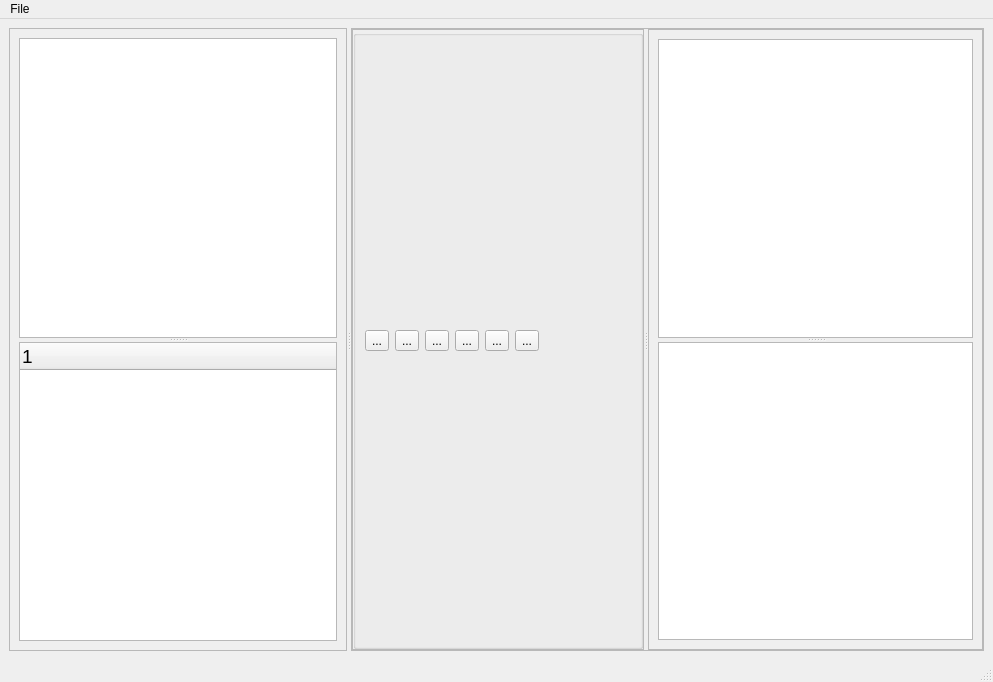
<?xml version="1.0" encoding="UTF-8"?>
<ui version="4.0">
 <class>MainWindow</class>
 <widget class="QMainWindow" name="MainWindow">
  <property name="geometry">
   <rect>
    <x>0</x>
    <y>0</y>
    <width>993</width>
    <height>682</height>
   </rect>
  </property>
  <property name="windowTitle">
   <string>MainWindow</string>
  </property>
  <widget class="QWidget" name="centralwidget">
   <layout class="QHBoxLayout" name="horizontalLayout_2">
    <item>
     <widget class="QSplitter" name="splitter_4">
      <property name="orientation">
       <enum>Qt::Horizontal</enum>
      </property>
      <widget class="QFrame" name="frame_2">
       <property name="minimumSize">
        <size>
         <width>50</width>
         <height>0</height>
        </size>
       </property>
       <property name="frameShape">
        <enum>QFrame::StyledPanel</enum>
       </property>
       <property name="frameShadow">
        <enum>QFrame::Raised</enum>
       </property>
       <layout class="QVBoxLayout" name="verticalLayout_5">
        <item>
         <widget class="QWidget" name="widget" native="true">
          <property name="minimumSize">
           <size>
            <width>33</width>
            <height>0</height>
           </size>
          </property>
          <layout class="QVBoxLayout" name="verticalLayout_2">
           <property name="spacing">
            <number>0</number>
           </property>
           <property name="leftMargin">
            <number>0</number>
           </property>
           <property name="topMargin">
            <number>0</number>
           </property>
           <property name="rightMargin">
            <number>0</number>
           </property>
           <property name="bottomMargin">
            <number>0</number>
           </property>
           <item>
            <widget class="QSplitter" name="splitter">
             <property name="orientation">
              <enum>Qt::Vertical</enum>
             </property>
             <widget class="QListWidget" name="list1">
              <property name="minimumSize">
               <size>
                <width>44</width>
                <height>44</height>
               </size>
              </property>
              <property name="maximumSize">
               <size>
                <width>16777215</width>
                <height>16777215</height>
               </size>
              </property>
              <property name="font">
               <font>
                <pointsize>14</pointsize>
               </font>
              </property>
              <property name="modelColumn">
               <number>0</number>
              </property>
             </widget>
             <widget class="QTreeWidget" name="tree1">
              <property name="minimumSize">
               <size>
                <width>44</width>
                <height>44</height>
               </size>
              </property>
              <property name="font">
               <font>
                <pointsize>14</pointsize>
               </font>
              </property>
              <column>
               <property name="text">
                <string notr="true">1</string>
               </property>
              </column>
             </widget>
            </widget>
           </item>
          </layout>
         </widget>
        </item>
       </layout>
      </widget>
      <widget class="QFrame" name="frame">
       <property name="frameShape">
        <enum>QFrame::StyledPanel</enum>
       </property>
       <property name="frameShadow">
        <enum>QFrame::Raised</enum>
       </property>
       <layout class="QVBoxLayout" name="verticalLayout_6">
        <property name="spacing">
         <number>0</number>
        </property>
        <property name="leftMargin">
         <number>0</number>
        </property>
        <property name="topMargin">
         <number>0</number>
        </property>
        <property name="rightMargin">
         <number>0</number>
        </property>
        <property name="bottomMargin">
         <number>0</number>
        </property>
        <item>
         <widget class="QWidget" name="widget_3" native="true">
          <layout class="QHBoxLayout" name="horizontalLayout_3">
           <property name="spacing">
            <number>0</number>
           </property>
           <property name="leftMargin">
            <number>0</number>
           </property>
           <property name="topMargin">
            <number>0</number>
           </property>
           <property name="rightMargin">
            <number>0</number>
           </property>
           <property name="bottomMargin">
            <number>0</number>
           </property>
           <item>
            <widget class="QSplitter" name="splitter_2">
             <property name="orientation">
              <enum>Qt::Horizontal</enum>
             </property>
             <widget class="QFrame" name="frame_4">
              <property name="frameShape">
               <enum>QFrame::StyledPanel</enum>
              </property>
              <property name="frameShadow">
               <enum>QFrame::Raised</enum>
              </property>
              <layout class="QVBoxLayout" name="verticalLayout_3">
               <property name="leftMargin">
                <number>0</number>
               </property>
               <property name="topMargin">
                <number>0</number>
               </property>
               <property name="rightMargin">
                <number>0</number>
               </property>
               <property name="bottomMargin">
                <number>0</number>
               </property>
               <item>
                <widget class="QGroupBox" name="boxMiddle">
                 <property name="title">
                  <string/>
                 </property>
                 <layout class="QVBoxLayout" name="verticalLayout">
                  <property name="spacing">
                   <number>0</number>
                  </property>
                  <property name="leftMargin">
                   <number>0</number>
                  </property>
                  <property name="topMargin">
                   <number>0</number>
                  </property>
                  <property name="rightMargin">
                   <number>0</number>
                  </property>
                  <property name="bottomMargin">
                   <number>0</number>
                  </property>
                  <item>
                   <widget class="QWidget" name="widget_2" native="true">
                    <layout class="QHBoxLayout" name="horizontalLayout">
                     <item>
                      <widget class="QToolButton" name="tbnUp">
                       <property name="minimumSize">
                        <size>
                         <width>10</width>
                         <height>10</height>
                        </size>
                       </property>
                       <property name="text">
                        <string>...</string>
                       </property>
                      </widget>
                     </item>
                     <item>
                      <widget class="QToolButton" name="tbnDown">
                       <property name="minimumSize">
                        <size>
                         <width>10</width>
                         <height>10</height>
                        </size>
                       </property>
                       <property name="text">
                        <string>...</string>
                       </property>
                      </widget>
                     </item>
                     <item>
                      <widget class="QToolButton" name="tbnLeft">
                       <property name="minimumSize">
                        <size>
                         <width>10</width>
                         <height>10</height>
                        </size>
                       </property>
                       <property name="text">
                        <string>...</string>
                       </property>
                      </widget>
                     </item>
                     <item>
                      <widget class="QToolButton" name="tbnRight">
                       <property name="minimumSize">
                        <size>
                         <width>10</width>
                         <height>10</height>
                        </size>
                       </property>
                       <property name="text">
                        <string>...</string>
                       </property>
                      </widget>
                     </item>
                     <item>
                      <widget class="QToolButton" name="tbnAdd">
                       <property name="minimumSize">
                        <size>
                         <width>10</width>
                         <height>10</height>
                        </size>
                       </property>
                       <property name="text">
                        <string>...</string>
                       </property>
                      </widget>
                     </item>
                     <item>
                      <widget class="QToolButton" name="tbnRemove">
                       <property name="minimumSize">
                        <size>
                         <width>10</width>
                         <height>10</height>
                        </size>
                       </property>
                       <property name="text">
                        <string>...</string>
                       </property>
                      </widget>
                     </item>
                     <item>
                      <spacer name="horizontalSpacer">
                       <property name="orientation">
                        <enum>Qt::Horizontal</enum>
                       </property>
                       <property name="sizeHint" stdset="0">
                        <size>
                         <width>40</width>
                         <height>20</height>
                        </size>
                       </property>
                      </spacer>
                     </item>
                    </layout>
                   </widget>
                  </item>
                 </layout>
                </widget>
               </item>
              </layout>
             </widget>
             <widget class="QFrame" name="frame_3">
              <property name="minimumSize">
               <size>
                <width>50</width>
                <height>0</height>
               </size>
              </property>
              <property name="frameShape">
               <enum>QFrame::StyledPanel</enum>
              </property>
              <property name="frameShadow">
               <enum>QFrame::Raised</enum>
              </property>
              <layout class="QHBoxLayout" name="horizontalLayout_4">
               <item>
                <widget class="QSplitter" name="splitter_3">
                 <property name="orientation">
                  <enum>Qt::Vertical</enum>
                 </property>
                 <widget class="QTableWidget" name="tbl1">
                  <property name="sizePolicy">
                   <sizepolicy hsizetype="Preferred" vsizetype="Expanding">
                    <horstretch>0</horstretch>
                    <verstretch>0</verstretch>
                   </sizepolicy>
                  </property>
                 </widget>
                 <widget class="QPlainTextEdit" name="pteRaw1"/>
                </widget>
               </item>
              </layout>
             </widget>
            </widget>
           </item>
          </layout>
         </widget>
        </item>
       </layout>
      </widget>
     </widget>
    </item>
   </layout>
  </widget>
  <widget class="QMenuBar" name="menubar">
   <property name="geometry">
    <rect>
     <x>0</x>
     <y>0</y>
     <width>993</width>
     <height>21</height>
    </rect>
   </property>
   <widget class="QMenu" name="menuFile">
    <property name="title">
     <string>File</string>
    </property>
    <addaction name="actionOpen"/>
    <addaction name="actionSave"/>
   </widget>
   <addaction name="menuFile"/>
  </widget>
  <widget class="QStatusBar" name="statusbar"/>
  <action name="actionOpen">
   <property name="text">
    <string>Open</string>
   </property>
  </action>
  <action name="actionSave">
   <property name="text">
    <string>Save</string>
   </property>
  </action>
 </widget>
 <resources/>
 <connections/>
</ui>
